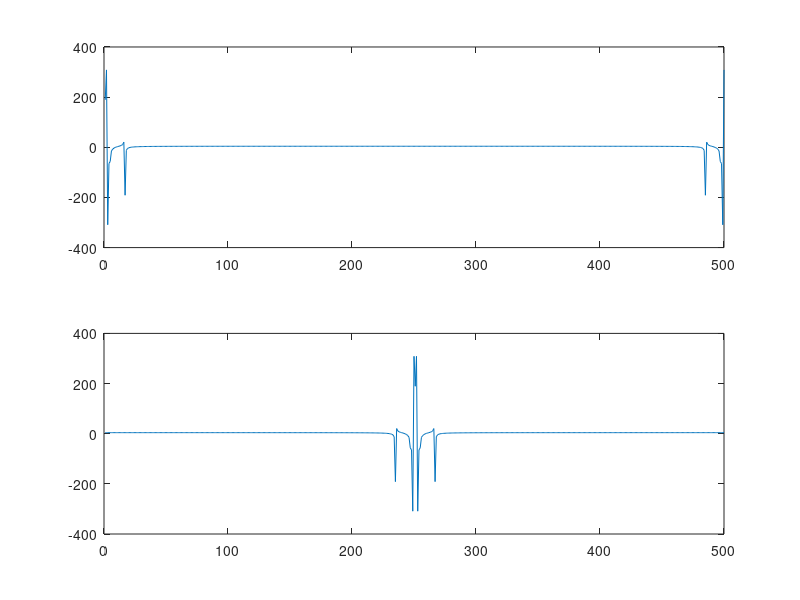

Source code (MATLAB):
clc; clear all; close all;

nn = 1:500;
sen1 = 2*sin(nn/50);
sen2 = 7*sin(nn/20);
sen3 = 12*sin(nn/5);

sen_T = sen1 + sen2 + sen3;
Hseno = fft(sen_T);

subplot(2,1,1); plot(nn, Hseno);
subplot(2,1,2); plot(nn, fftshift(Hseno));

